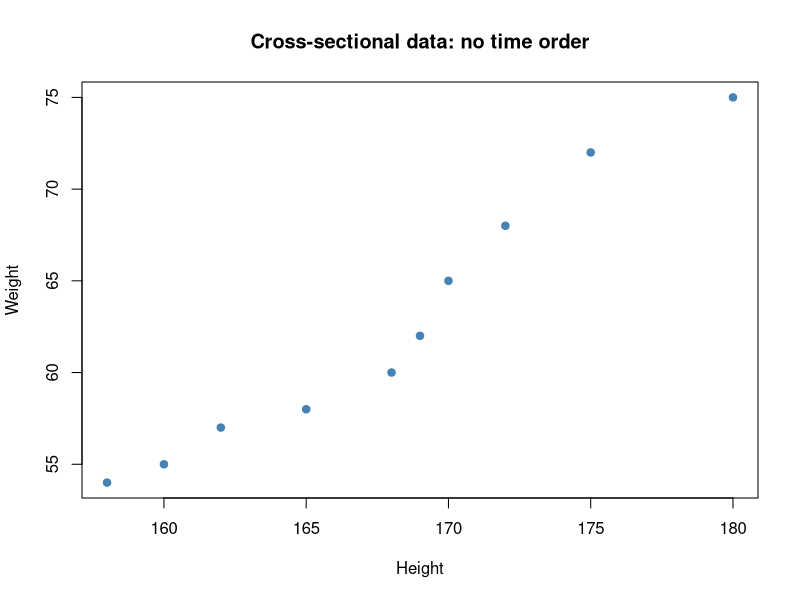
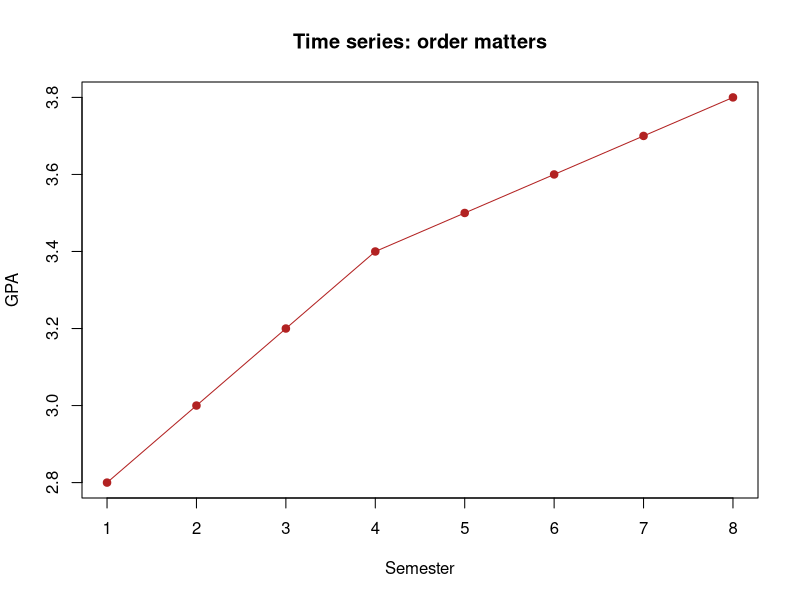
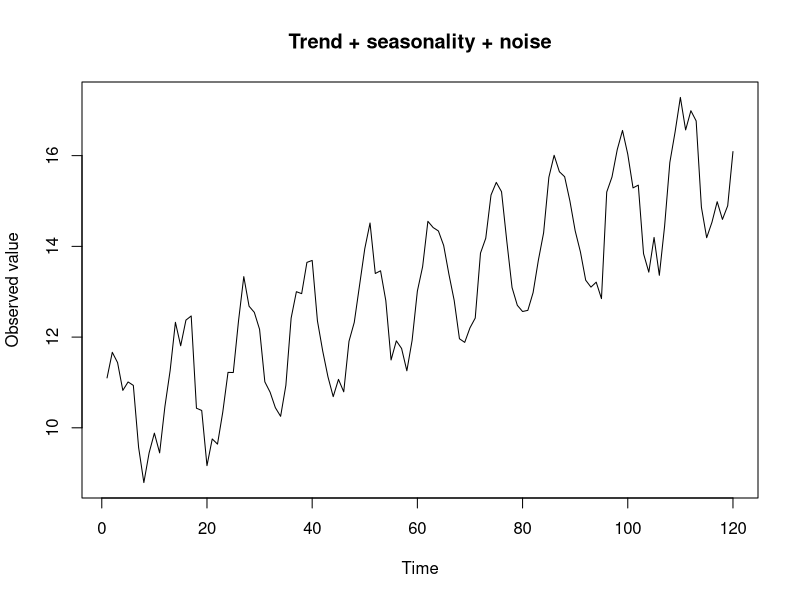
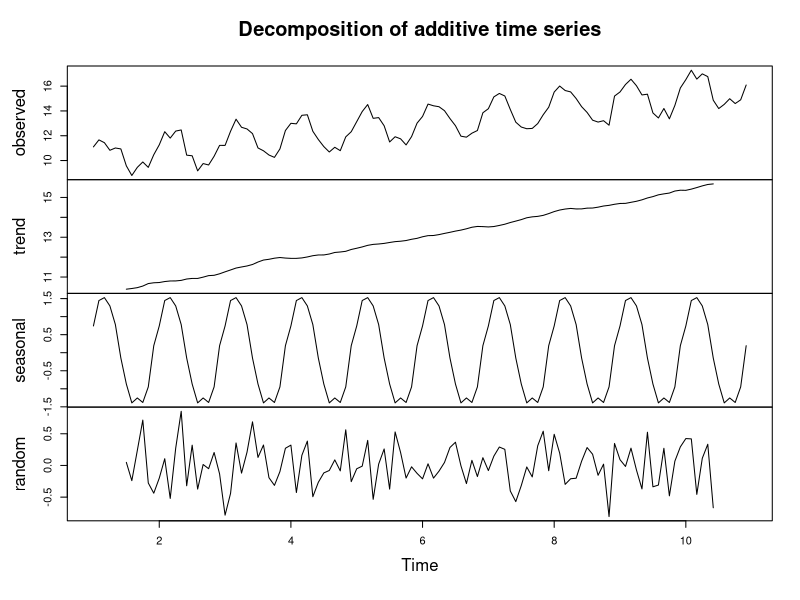
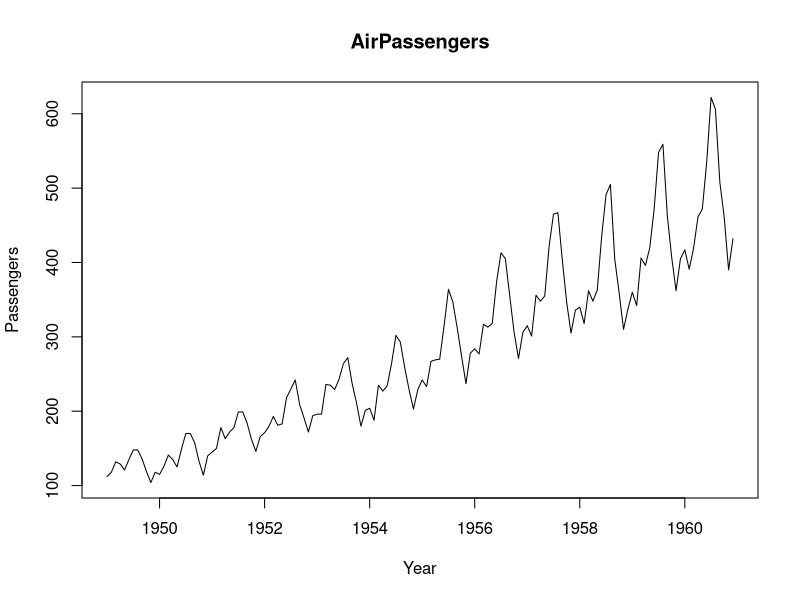
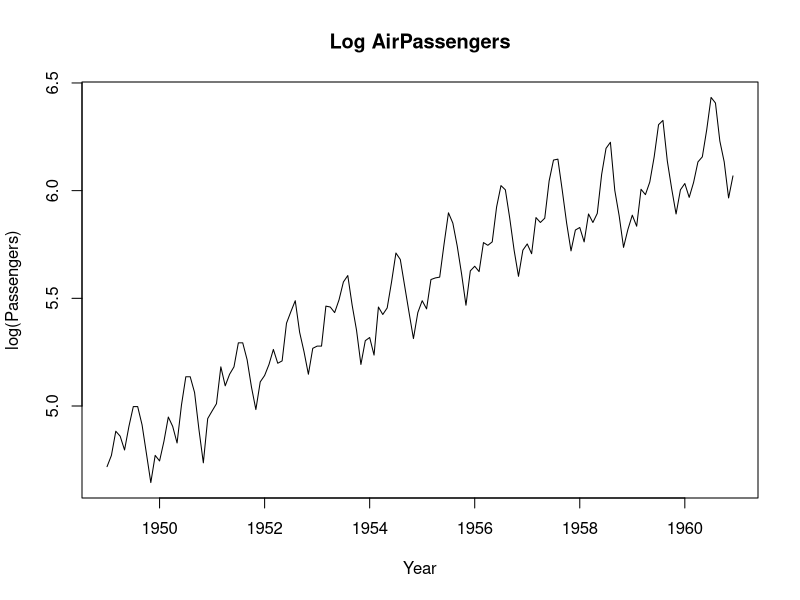
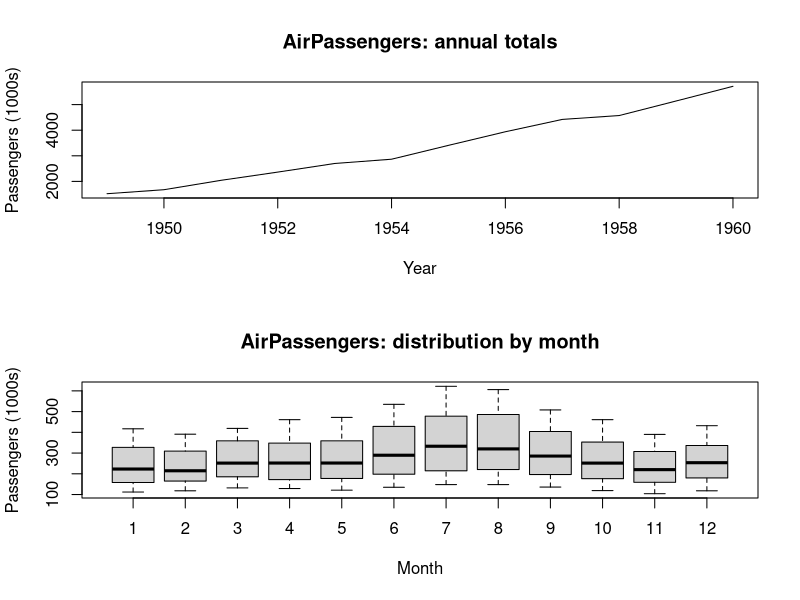
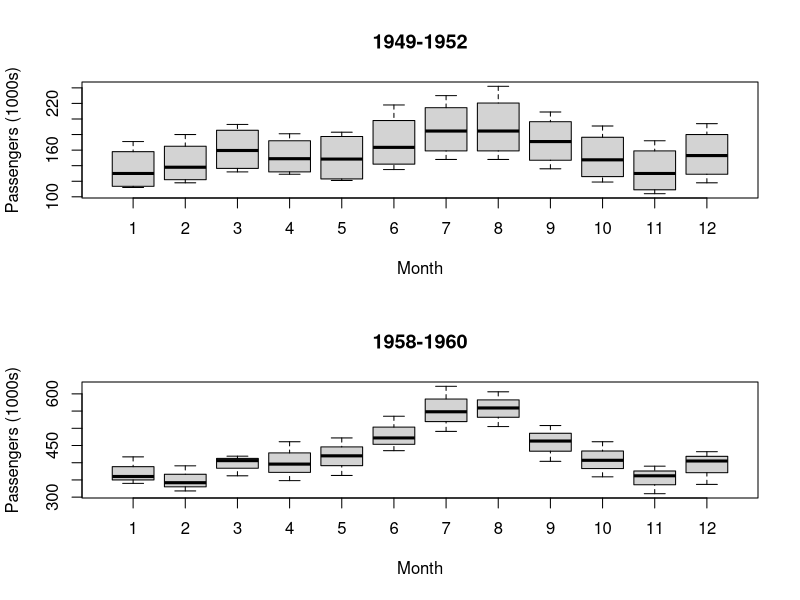

R code for these plots, in order:
## ---- chunk 1
set.seed(311)
par(mfrow = c(1, 1))
## ---- chunk 2
height <- c(165, 170, 160, 175, 168, 172, 158, 180, 169, 162)
weight <- c(58, 65, 55, 72, 60, 68, 54, 75, 62, 57)
plot(height, weight, pch = 19, col = "steelblue",
     main = "Cross-sectional data: no time order",
     xlab = "Height", ylab = "Weight")
## ---- chunk 3
gpa <- c(2.8, 3.0, 3.2, 3.4, 3.5, 3.6, 3.7, 3.8)
plot.ts(gpa, type = "o", pch = 19, col = "firebrick",
        main = "Time series: order matters",
        xlab = "Semester", ylab = "GPA")
## ---- chunk 4
n <- 120
t <- 1:n
trend <- 0.05 * t
season <- 1.5 * sin(2 * pi * t / 12)
noise <- rnorm(n, 0, 0.4)
y <- 10 + trend + season + noise

plot.ts(y, main = "Trend + seasonality + noise",
        ylab = "Observed value", xlab = "Time")
## ---- chunk 5
y_ts <- ts(y, frequency = 12)
d <- decompose(y_ts, type = "additive")
plot(d)
## ---- chunk 6
plot(AirPassengers, main = "AirPassengers",
     ylab = "Passengers", xlab = "Year")
plot(log(AirPassengers), main = "Log AirPassengers",
     ylab = "log(Passengers)", xlab = "Year")
## ---- chunk 7
AP <- AirPassengers
start(AP)      # first observation: year and month
end(AP)        # last observation
frequency(AP)  # observations per year; 12 = monthly
class(AP)      # "ts"
length(AP)     # number of observations
head(AP)       # first 6 observations
tail(AP)       # last 6 observations
## ---- chunk 8
AP_annual <- aggregate(AP)  # yearly totals
AP_annual

par(mfrow = c(2, 1))
plot(AP_annual, main = "AirPassengers: annual totals",
     xlab = "Year", ylab = "Passengers (1000s)")
boxplot(AP ~ cycle(AP), main = "AirPassengers: distribution by month",
        xlab = "Month", ylab = "Passengers (1000s)")
par(mfrow = c(1, 1))
## ---- chunk 9
AP_early <- window(AP, start = c(1949, 1), end = c(1952, 12))
AP_late  <- window(AP, start = c(1958, 1), end = c(1960, 12))

par(mfrow = c(2, 1))
boxplot(AP_early ~ cycle(AP_early), main = "1949-1952",
        xlab = "Month", ylab = "Passengers (1000s)")
boxplot(AP_late ~ cycle(AP_late), main = "1958-1960",
        xlab = "Month", ylab = "Passengers (1000s)")
par(mfrow = c(1, 1))
## ---- chunk 10
drivers <- UKDriverDeaths
start(drivers); end(drivers); frequency(drivers)

plot(drivers, main = "UK car drivers killed or seriously injured",
     xlab = "Year", ylab = "Drivers per month")
abline(v = 1983 + 1/12, col = "firebrick", lty = 2)  # seat belt law, Feb 1983
## ---- chunk 11
par(mfrow = c(2, 1))
plot(aggregate(drivers, FUN = mean), main = "Annual mean",
     xlab = "Year", ylab = "Drivers per month")
boxplot(drivers ~ cycle(drivers), main = "Distribution by month",
        xlab = "Month", ylab = "Drivers per month")
par(mfrow = c(1, 1))

# Each month's mean relative to the overall mean
round(tapply(drivers, cycle(drivers), mean) / mean(drivers), 2)
## ---- chunk 12
drivers_early <- window(drivers, start = c(1969, 1), end = c(1973, 12))
drivers_late  <- window(drivers, start = c(1979, 1), end = c(1982, 12))

par(mfrow = c(2, 1))
boxplot(drivers_early ~ cycle(drivers_early), main = "1969-1973",
        xlab = "Month", ylab = "Drivers per month")
boxplot(drivers_late ~ cycle(drivers_late), main = "1979-1982",
        xlab = "Month", ylab = "Drivers per month")
par(mfrow = c(1, 1))
## ---- chunk 13
plot(cbind(males = mdeaths, females = fdeaths, total = ldeaths),
     main = "UK deaths from lung diseases, 1974-1979", xlab = "Year")
## ---- chunk 14
par(mfrow = c(3, 1))
boxplot(mdeaths ~ cycle(mdeaths), main = "Males by month",
        xlab = "Month", ylab = "Deaths")
boxplot(fdeaths ~ cycle(fdeaths), main = "Females by month",
        xlab = "Month", ylab = "Deaths")
boxplot(ldeaths ~ cycle(ldeaths), main = "Total by month",
        xlab = "Month", ylab = "Deaths")
par(mfrow = c(1, 1))

aggregate(cbind(males = mdeaths, females = fdeaths, total = ldeaths))  # yearly totals
## ---- chunk 15
t <- seq_along(LakeHuron)
fit_lake <- lm(LakeHuron ~ t)
coef(fit_lake)

walks <- replicate(3, cumsum(rnorm(98)))
par(mfrow = c(2, 1))
plot(as.numeric(LakeHuron), type = "o", pch = 20, main = "Lake Huron level",
     xlab = "t (1 = 1875)", ylab = "Level (feet)")
abline(fit_lake, col = "firebrick", lwd = 2)
matplot(walks, type = "l", lty = 1, main = "Three random walks",
        xlab = "t", ylab = "S_t")
abline(h = 0, lty = 2)
par(mfrow = c(1, 1))
